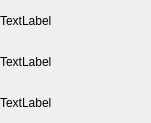
<?xml version="1.0" encoding="UTF-8"?>
<ui version="4.0">
 <class>OnlineUser</class>
 <widget class="QWidget" name="OnlineUser">
  <property name="geometry">
   <rect>
    <x>0</x>
    <y>0</y>
    <width>151</width>
    <height>123</height>
   </rect>
  </property>
  <property name="sizePolicy">
   <sizepolicy hsizetype="Expanding" vsizetype="Expanding">
    <horstretch>0</horstretch>
    <verstretch>0</verstretch>
   </sizepolicy>
  </property>
  <property name="windowTitle">
   <string>Form</string>
  </property>
  <layout class="QVBoxLayout" name="verticalLayout_2">
   <property name="margin">
    <number>0</number>
   </property>
   <item>
    <layout class="QVBoxLayout" name="verticalLayout">
     <property name="spacing">
      <number>0</number>
     </property>
     <item>
      <widget class="QLabel" name="userNameLabel">
       <property name="text">
        <string>TextLabel</string>
       </property>
      </widget>
     </item>
     <item>
      <widget class="QLabel" name="computerNameLabel">
       <property name="text">
        <string>TextLabel</string>
       </property>
      </widget>
     </item>
     <item>
      <widget class="QLabel" name="ipLabel">
       <property name="text">
        <string>TextLabel</string>
       </property>
      </widget>
     </item>
    </layout>
   </item>
  </layout>
 </widget>
 <resources/>
 <connections/>
</ui>
